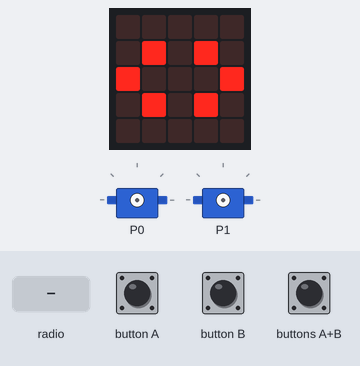
This program was run on a simulated BBC micro:bit (MakeCode). On the bench: the board's 5×5 LED display, 2 × servo. The test bench sets the inputs (shaded band).

Above: at 1.6 s.
1.7 s: radio message "A" arrives
At 3.3 s:
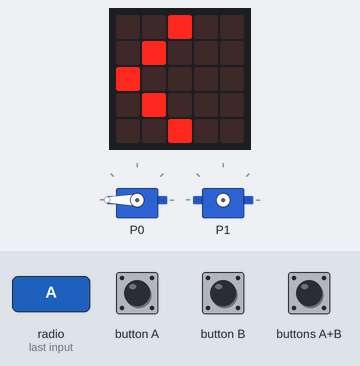
4.7 s: radio message "B" arrives
At 5.6 s:
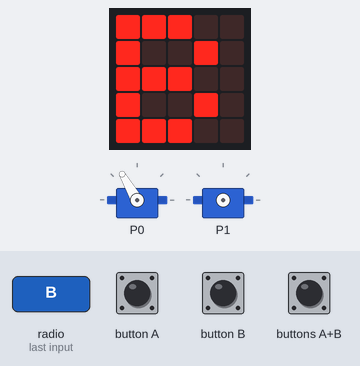
7.7 s: radio message "AB" arrives
At 10.0 s:
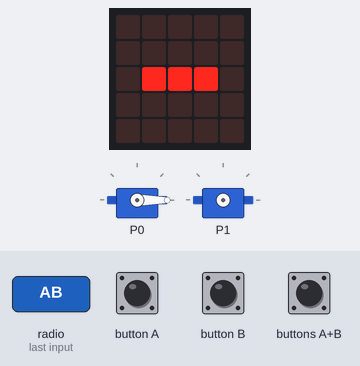
10.3 s: radio message "B" arrives
At 12.3 s:
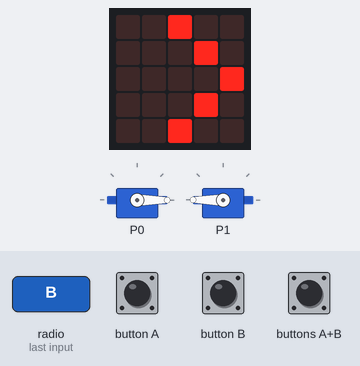
Timing chart, 0 to 24.9 s (numbered marks = the images above; inputs shaded):
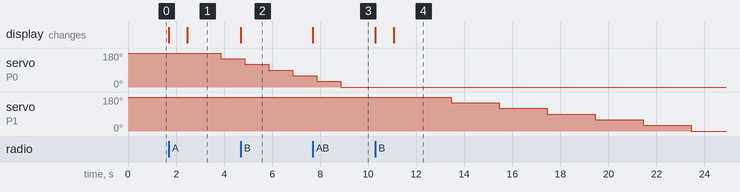

The program:

main.ts
```typescript
input.onButtonPressed(Button.A, function () {
    automat = 1
})
input.onButtonPressed(Button.AB, function () {
    automat = 0
})

radio.onReceivedString(function (receivedString) {
    if (receivedString == "A") {
        basic.showString(receivedString)
        automat = 1
        control.raiseEvent(
            EventBusSource.MICROBIT_ID_BUTTON_A,
            EventBusValue.MICROBIT_BUTTON_EVT_CLICK
        )
    } else if (receivedString == "B") {
        basic.showString(receivedString)
        automat = 2
        control.raiseEvent(
            EventBusSource.MICROBIT_ID_BUTTON_B,
            EventBusValue.MICROBIT_BUTTON_EVT_CLICK
        )
    } else if (receivedString == "AB") {
        basic.showString("-")
        automat = 0
        control.raiseEvent(
            EventBusSource.MICROBIT_ID_BUTTON_AB,
            EventBusValue.MICROBIT_BUTTON_EVT_CLICK
        )

    }

})

let automat = 0
basic.showLeds(`
    . . . . .
    . # . # .
    # . . . #
    . # . # .
    . . . . .
    `)
automat = 0
radio.setGroup(24)
basic.forever(function () {
    if (automat == 1) {
        basic.showLeds(`
            . . # . .
            . # . . .
            # . . . .
            . # . . .
            . . # . .
            `)
        for (let i = 0; i <= 6; i++) {
            pins.servoWritePin(AnalogPin.P0, 180 - 30 * i)
            basic.pause(1000)
        }
    }
    if (automat == 2) {
        basic.showLeds(`
            . . # . .
            . . . # .
            . . . . #
            . . . # .
            . . # . .
            `)
        for (let i = 0; i <= 6; i++) {
            pins.servoWritePin(AnalogPin.P1, 180 - 30 * i)
            basic.pause(2000)
        }
        pins.servoWritePin(AnalogPin.P1, 85)
        basic.showLeds(`
            . . # . .
            . # . . .
            # . . . .
            . # . . .
            . . # . .
            `)
    }
    automat=0
})
```

test.ts
```typescript
// Hier kann man Tests durchführen; diese Datei wird nicht kompiliert, wenn dieses Paket als Erweiterung verwendet wird.
```

Measured:
- after the input at 1.7 s, servo on P0: 180° → 150° after 2.2 s; the display: first changes at once (image 1 shows a later state)
- after the input at 4.7 s, the display: changes at once (image 2)
- after the input at 7.7 s, the display: changes at once (image 3)
- after the input at 10.3 s, servo on P1: moves from 180° to 0° over 10.0 s, starting after 3.2 s; the display: first changes at once (image 4 shows a later state)
